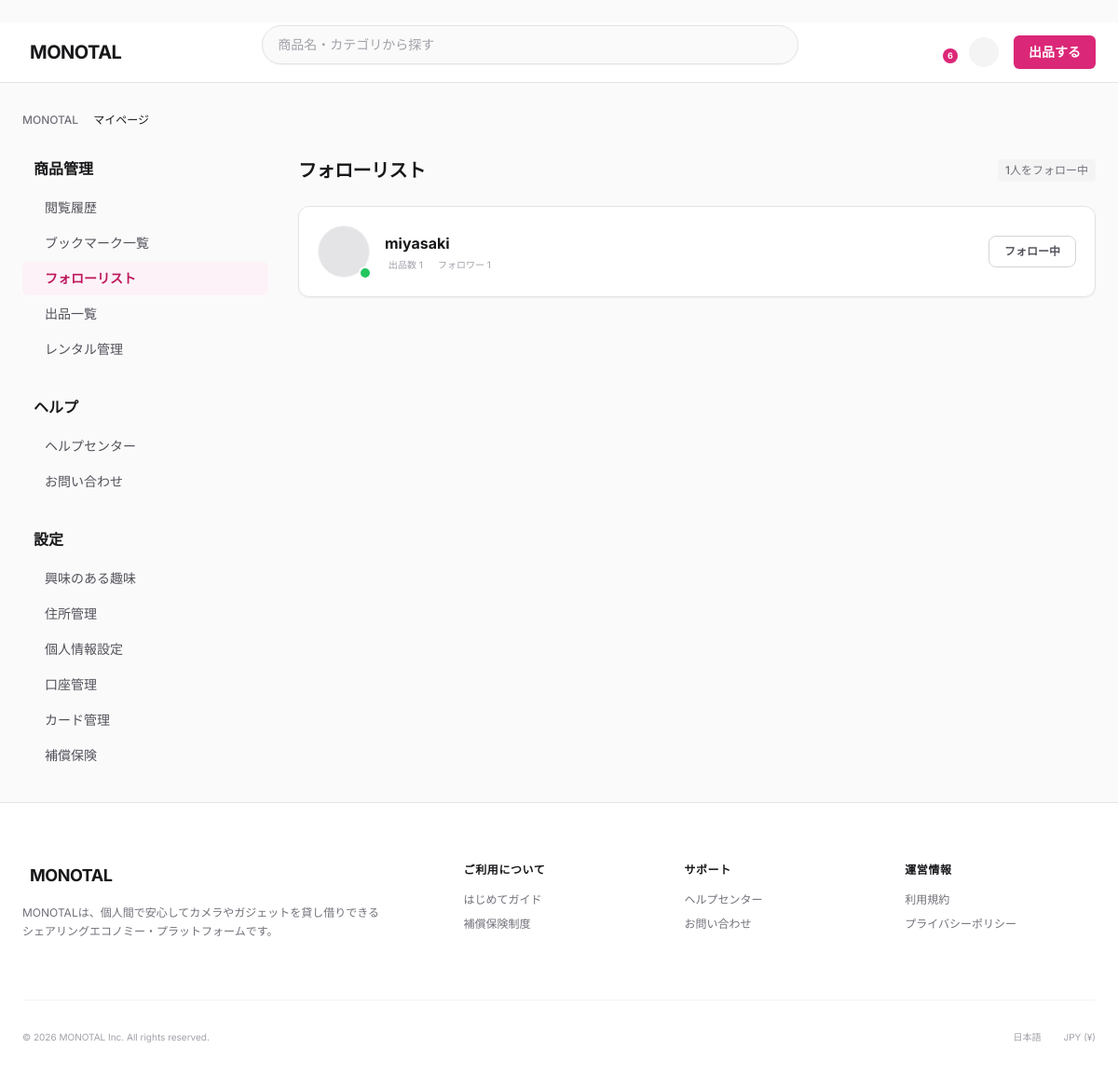
The page /monotal/mypage/follow-list/ (signed in) on the database its author committed.
### monotal/models.py (models this page shows, shortened)
class User(AbstractBaseUser, PermissionsMixin):
    user_id = models.AutoField(primary_key=True)
    user_name = models.CharField(max_length=100)
    display_name = models.CharField(max_length=100)
    email = models.EmailField(max_length=255)
    phone_number = models.CharField(max_length=20, default='')
    password_hash = models.CharField(max_length=255)
    login_attempt_count = models.IntegerField(default=0)
    last_login_datetime = models.DateTimeField(null=True, blank=True)
    user_status = models.ForeignKey(
        UserStatus,
        on_delete=models.PROTECT,
        db_column='user_status_id'
    )
    register_datetime = models.DateTimeField(auto_now_add=True)
    update_datetime = models.DateTimeField(auto_now=True)
    delete_datetime = models.DateTimeField(null=True, blank=True)
    user_image = models.ImageField(upload_to='user_images/', null=True, blank=True)
    bio = models.CharField(max_length=160, blank=True, default='')  # 自己紹介文（Twitter仕様: 160文字）
    is_staff = models.BooleanField(default=False)
    is_active = models.BooleanField(default=True)
    objects = UserManager()
    USERNAME_FIELD = 'email'
    REQUIRED_FIELDS = ['user_name', 'display_name']
    class Meta:
        db_table = 'T_User'
        verbose_name = 'ユーザー'
        verbose_name_plural = 'ユーザー'

### monotal/views.py (the view)
class MyPageFollowListView(LoginRequiredMixin, View):
    login_url = '/monotal/login/'
    def get(self, request, *args, **kwargs):
        following_users = User.objects.filter(
            followers__follower_user=request.user,
            user_status_id__in=[1, 2, 3]
        ).select_related('user_status').prefetch_related(
            'following',  # フォロワー数取得用
        ).order_by('-followers__register_datetime')
        following_list = []
        for user in following_users:
            product_count = Product.objects.filter(
                user=user,
                delete_datetime__isnull=True
            ).count()
            follower_count = Follow.objects.filter(followed_user=user).count()
            identity_status = None
            if user.user_status_id == 2:
                identity_status = 1
            else:
                latest_verification = IdentityVerification.objects.filter(
                    user=user
                ).order_by('-register_datetime').first()
                if latest_verification:
                    identity_status = latest_verification.identity_verification_status_id
            following_list.append({
                'user': user,
                'product_count': product_count,
                'follower_count': follower_count,
                'identity_status': identity_status,
            })
        following_count = len(following_list)
        paginator = Paginator(following_list, 20)
        page_obj = paginator.get_page(request.GET.get('page', 1))
        user_hobbies = UserHobby.objects.filter(
            user=request.user
        ).select_related('product_category').order_by('product_category_id')
        context = {
            'following_list': page_obj,
            'following_count': following_count,
            'page_obj': page_obj,
            'current_page': 'follow_list',
            'user_hobbies': user_hobbies,
        }
        return render(request, 'mypage/follow_list.html', context)

### monotal/context_processors.py (called while the page is built)
def rental_context(request):
    context = {
        'pending_rental_count': 0,
    }
    if request.user.is_authenticated:
        context['pending_rental_count'] = RentalRequest.objects.filter(
            requested_user=request.user,
            rental_request_status_id=1  # 申請中
        ).count()
    return context

def notification_context(request):
    context = {
        'unread_notification_count': 0,
    }
    if request.user.is_authenticated:
        target_notification_ids = NotificationTargetUser.objects.filter(
            user=request.user
        ).values_list('notification_id', flat=True)
        read_notification_ids = NotificationRead.objects.filter(
            user=request.user,
            notification_read_status_id=2  # 既読
        ).values_list('notification_id', flat=True)
        context['unread_notification_count'] = target_notification_ids.exclude(
            notification_id__in=read_notification_ids
        ).count()
    return context

### templates/mypage/follow_list.html (shortened to what this page needs)
﻿{% extends 'base.html' %}
{% load static %}
{% block extra_css %}
<link rel="stylesheet" href="{% static 'css/mypage.css' %}">
{% endblock %}
{% block content %}
<main class="mx-auto max-w-[1200px] w-full px-4 lg:px-6 py-8">
    <nav class="mb-8 flex text-xs font-medium text-zinc-500 overflow-x-auto whitespace-nowrap">
        <ol class="flex items-center space-x-2">
            <li><a href="{% url 'index' %}" class="hover:underline hover:text-pink-600">MONOTAL</a></li>
            <li class="text-zinc-900">マイページ</li>
        </ol>
    </nav>
    <div class="lg:grid lg:grid-cols-12 lg:gap-8 items-start">
        {% include 'mypage/_sidebar.html' %}
        <div class="lg:col-span-9">
            <div class="mb-6 flex items-center justify-between">
                <h1 class="text-xl font-bold tracking-tight text-zinc-900">フォローリスト</h1>
                <span class="text-xs font-medium text-zinc-500 bg-zinc-100 px-2 py-1 rounded">{{ following_count }}人をフォロー中</span>
            </div>
            <div class="bg-white rounded-xl border border-zinc-200 shadow-sm overflow-hidden divide-y divide-zinc-100">
                {% for item in following_list %}
                <div class="p-4 sm:p-5 flex items-center gap-4 hover:bg-zinc-50 transition-colors group">
                    <a href="{% url 'profile' username=item.user.user_name %}" class="flex-shrink-0 relative">
                        {% if item.user.user_image %}
                        <img src="{{ item.user.user_image.url }}" class="h-12 w-12 sm:h-14 sm:w-14 rounded-full object-cover border border-zinc-100" alt="{{ item.user.display_name }}">
                        {% else %}
                        <div class="h-12 w-12 sm:h-14 sm:w-14 rounded-full bg-zinc-200 text-zinc-500 flex items-center justify-center border border-zinc-100">
                        </div>
                        {% endif %}
                        {% if item.identity_status == 1 %}
                        <div class="absolute -bottom-0.5 -right-0.5 bg-green-500 h-3.5 w-3.5 rounded-full border-2 border-white" title="本人確認済"></div>
                        {% endif %}
                    </a>
                    <div class="flex-1 min-w-0">
                        <div class="flex items-center gap-2 mb-1">
                            <a href="{% url 'profile' username=item.user.user_name %}" class="text-sm sm:text-base font-bold text-zinc-900 hover:underline truncate">{{ item.user.display_name }}</a>
                        </div>
                        <div class="flex items-center gap-3 text-[10px] text-zinc-400">
                            <span class="flex items-center gap-1">
                                出品数 {{ item.product_count }}
                            </span>
                            <span class="flex items-center gap-1">
                                <span class="follower-count">フォロワー {{ item.follower_count }}</span>
                            </span>
                        </div>
                    </div>
                    <button class="follow-toggle-btn flex-shrink-0 rounded-lg border px-3 sm:px-4 py-1.5 sm:py-2 text-xs font-bold transition-all flex items-center gap-1.5 active:scale-95 border-zinc-300 bg-white text-zinc-600"
                            data-user-id="{{ item.user.user_id }}"
                            data-following="true">
                        <span class="btn-label">フォロー中</span>
                    </button>
                </div>
                {% endfor %}
            </div>
        </div>
    </div>
</main>
{% endblock %}

### templates/base.html (style rules this page uses)
body { font-family: 'Inter', sans-serif; }

### rows shown on the page
User: user.display_name "miyasaki", product_count "1", follower_count "1"

### other values the page prints
{{ unread_notification_count }} "6"
{{ following_count }} "1"
